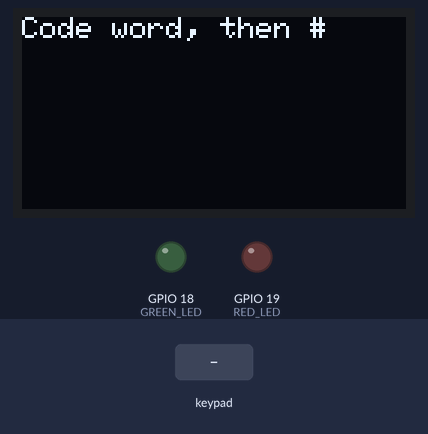
Recording of a sketch running on a simulated ESP32. Shown: 128×64 one-colour display, output pins drawn as LEDs (lit = HIGH). Inputs (shaded band) come from the test bench. What the sketch prints to the serial monitor is not drawn.

Above: at 1.2 s.
1.3 s: keypad keys 1 3 1 2 1 4 2 7 # pressed 0.4 s apart
At 4.9 s:
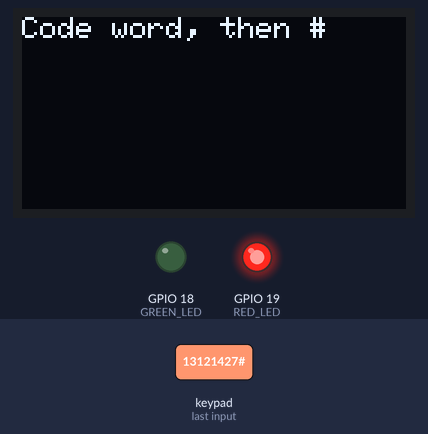
6.4 s: key 'A' pressed
At 7.5 s:
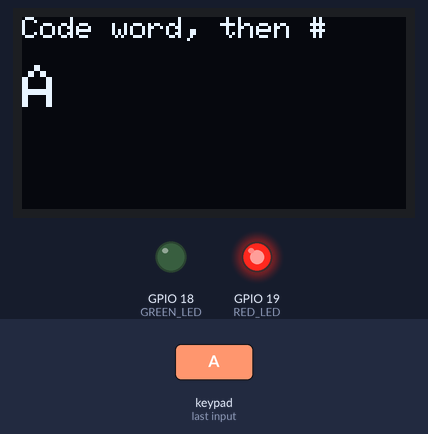
7.9 s: key 'B' pressed
At 8.6 s:
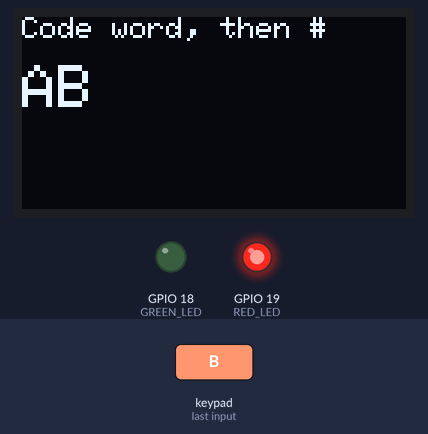
9.4 s: keypad keys 1 3 1 2 1 4 2 7 D pressed 0.4 s apart
At 13.4 s:
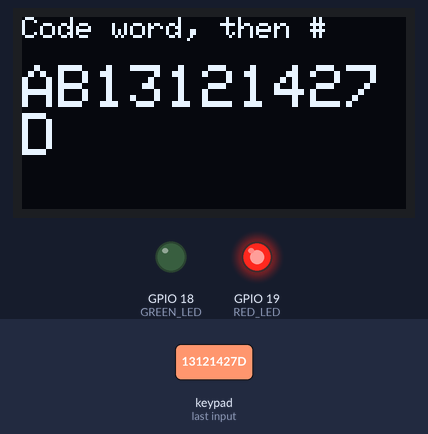
14.5 s: key 'C' pressed
At 15.7 s:
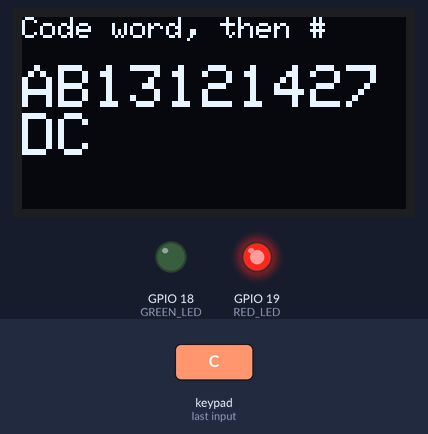
16.0 s: key 'D' pressed
At 17.1 s:
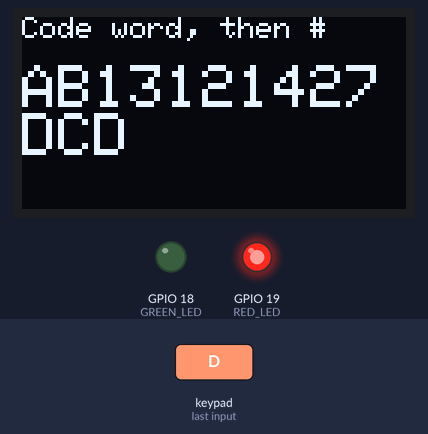
Timing chart, 0 to 18.5 s (numbered marks = the images above; inputs shaded):
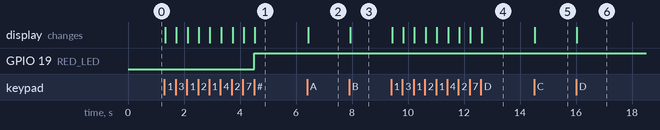

The sketch:

practice_4_fresh_start.ino
```cpp
// Chapter 6, Practice 4 - Fresh Start
// E6.5, but typed is cleared after every decision.

#include <Wire.h>
#include <Adafruit_GFX.h>
#include <Adafruit_SSD1306.h>
#include <Keypad.h>

const int SCREEN_WIDTH  = 128;
const int SCREEN_HEIGHT = 64;
Adafruit_SSD1306 display(SCREEN_WIDTH, SCREEN_HEIGHT, &Wire, -1);

const byte ROWS = 4;
const byte COLS = 4;
char keys[ROWS][COLS] = {
  {'1', '2', '3', 'A'},
  {'4', '5', '6', 'B'},
  {'7', '8', '9', 'C'},
  {'*', '0', '#', 'D'}
};
byte rowPins[ROWS] = {13, 12, 14, 27};
byte colPins[COLS] = {26, 25, 33, 32};
Keypad keypad = Keypad(makeKeymap(keys), rowPins, colPins, ROWS, COLS);

const int GREEN_LED = 18;
const int RED_LED   = 19;

String secret = "42";
String typed  = "";

void setup() {
  Serial.begin(115200);
  pinMode(GREEN_LED, OUTPUT);
  pinMode(RED_LED, OUTPUT);
  if (!display.begin(SSD1306_SWITCHCAPVCC, 0x3C)) {
    Serial.println("OLED not found");
  }
  display.setTextColor(SSD1306_WHITE);
  showTyped();
}

void loop() {
  char key = keypad.getKey();
  if (key == 0) return;

  if (key == '#') {
    if (typed == secret) {
      digitalWrite(GREEN_LED, HIGH);
      digitalWrite(RED_LED, LOW);
      Serial.println("Match!");
    } else {
      digitalWrite(GREEN_LED, LOW);
      digitalWrite(RED_LED, HIGH);
      Serial.println("No match.");
    }
    typed = "";                    // NEW: the next try starts fresh
  } else if (key == '*') {
    typed = "";
    digitalWrite(GREEN_LED, LOW);
    digitalWrite(RED_LED, LOW);
  } else {
    typed += key;
  }
  showTyped();
}

void showTyped() {
  display.clearDisplay();
  display.setTextSize(1);
  display.setCursor(0, 0);
  display.println("Code word, then #");
  display.setCursor(0, 16);
  display.setTextSize(2);
  display.println(typed);
  display.display();
}
```

Measured:
- after the input at 1.3 s, GPIO 19 (RED_LED): LOW → HIGH after 3.2 s; the display: first changes at once (image 1 shows a later state)
- after the input at 6.4 s, the display: changes at once (image 2)
- after the input at 7.9 s, the display: changes at once (image 3)
- after the input at 9.4 s, the display: first changes at once (image 4 shows a later state)
- after the input at 14.5 s, the display: changes at once (image 5)
- after the input at 16.0 s, the display: changes at once (image 6)
